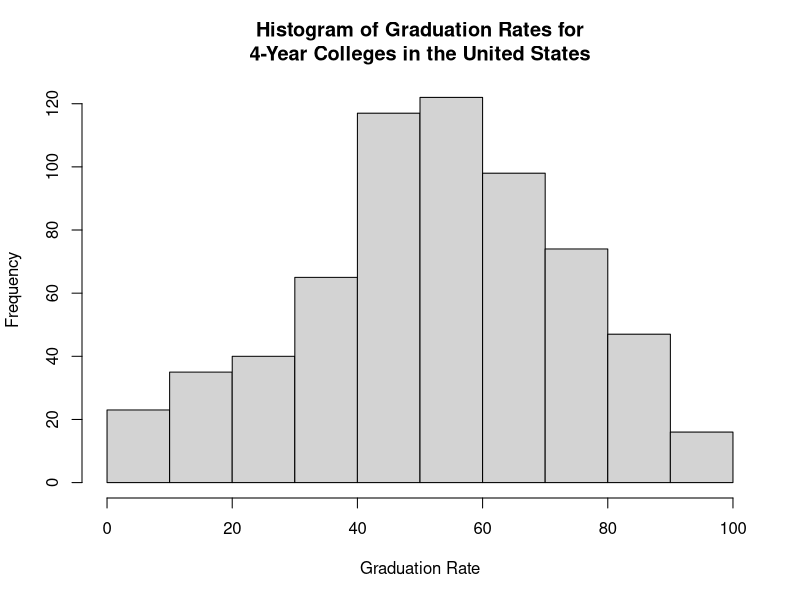
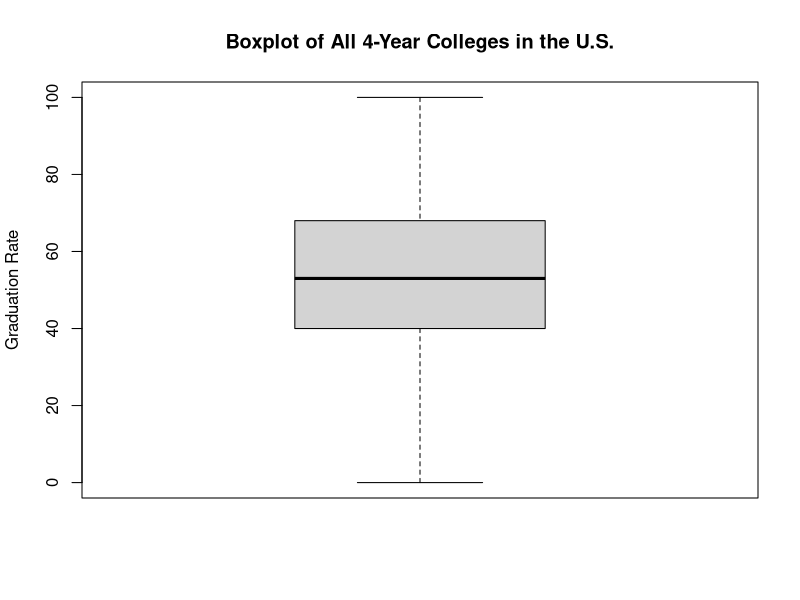
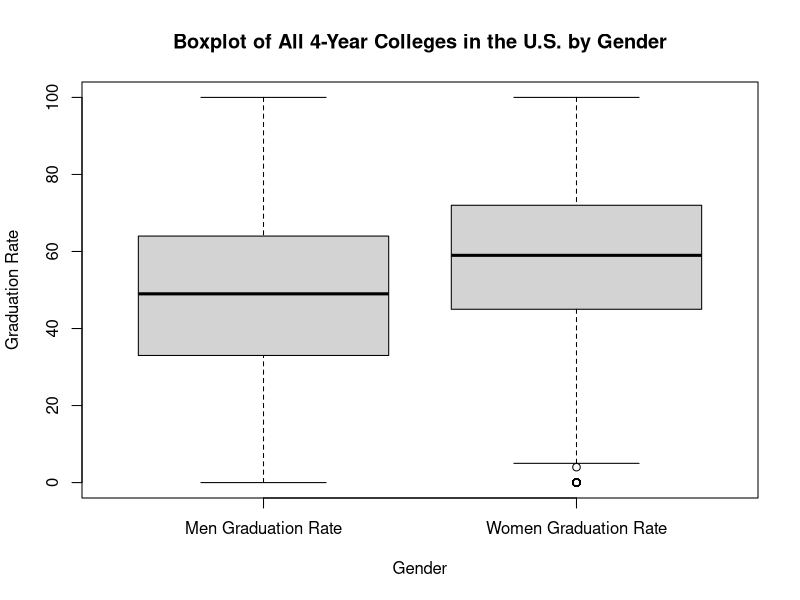
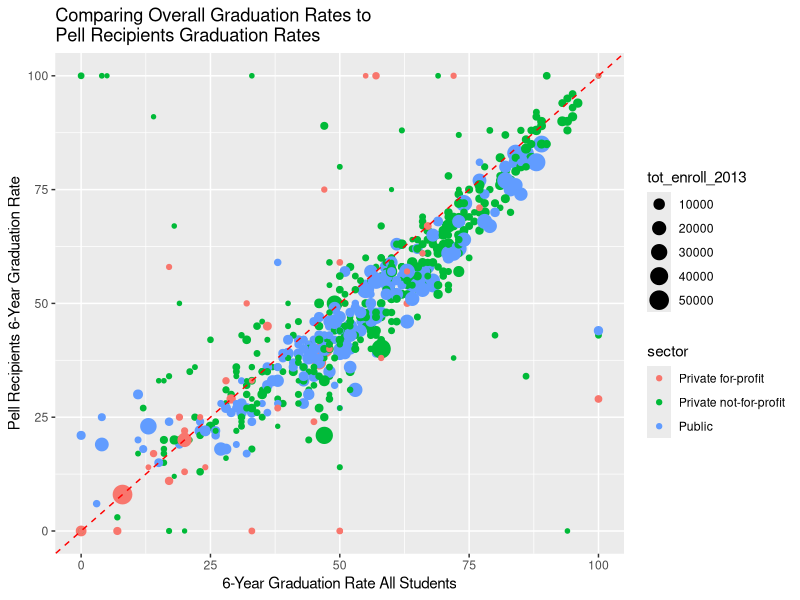
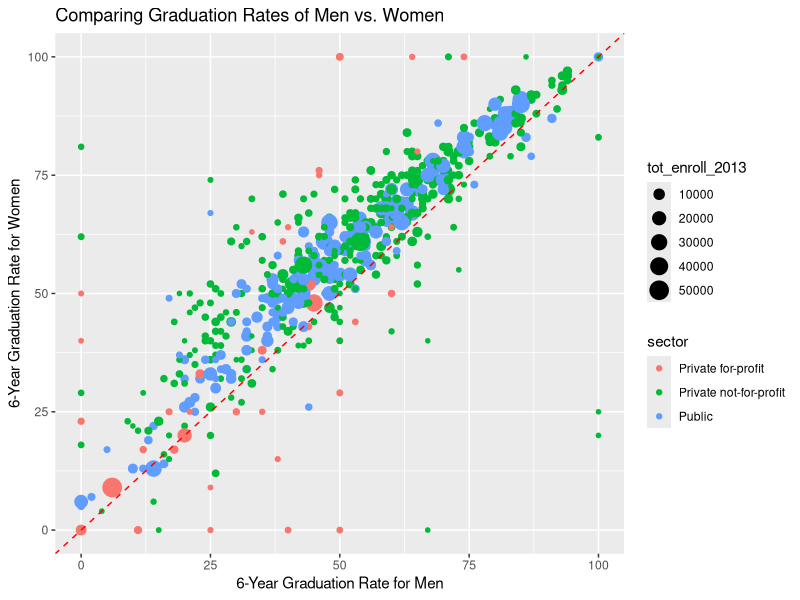
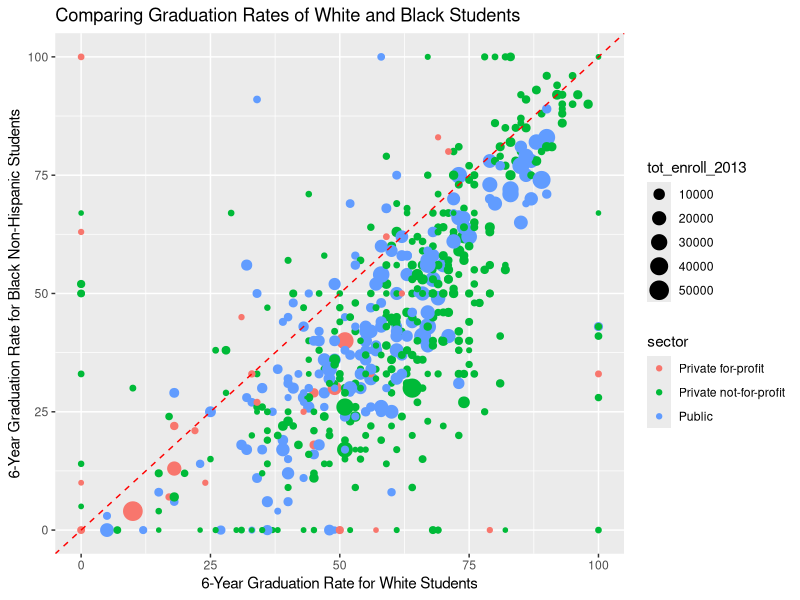
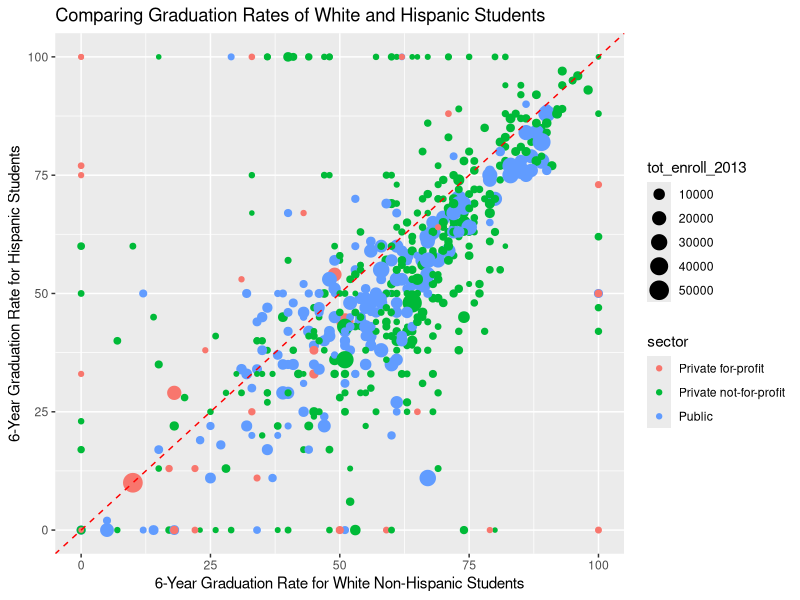

The R source for these figures, in order:
## ---- chunk 1

library(tidyverse)
library(ggplot2)
library(plyr)


df <- read.csv("../data/enrollement_completer.csv")
df1 <- read.csv("../data/grad_completion_ratesData_11-16-2022---690.csv")

# clean up column names
colnames(df1) <- gsub("\\.\\.", "_", tolower(gsub("Graduation.rate...Bachelor.degree.within.6.years..", "gradrate_ba_6yrs", gsub("..DRVGR2020_RV.", "", colnames(df1)))))
colnames(df) <- gsub("..EF2013A..All.students..Undergraduate.total.", "undegrad_enrollment_count_2013", tolower(colnames(df)))

# combine graduation rates with the base dataframe
df <- merge(df, df1, by = 'unitid', all.x = TRUE)
colnames(df) <- gsub("\\.$", "", colnames(df))
print(nrow(df))

# convert the sector into the actual names
df$sector <- mapvalues(df$sector, from = c(1, 2, 3), to = c("Public", "Private not-for-profit", "Private for-profit"))

write.csv(df, "../data/all_data_merged_df.csv", row.names = FALSE)

## ---- chunk 2
# graduation rates histogram
hist(df[['gradrate_ba_6yrstotal']],
     main="Histogram of Graduation Rates for\n4-Year Colleges in the United States",
     xlab="Graduation Rate")


boxplot(df[['gradrate_ba_6yrstotal']],
        main="Boxplot of All 4-Year Colleges in the U.S.",
        ylab="Graduation Rate")
## ---- chunk 3

boxplot(df[['gradrate_ba_6yrsmen']],
        df[['gradrate_ba_6yrswomen']],
        names=c("Men Graduation Rate", "Women Graduation Rate"),
        main="Boxplot of All 4-Year Colleges in the U.S. by Gender",
        xlab='Gender',
        ylab="Graduation Rate")
# abline(b=mean(df[['gradrate_ba_6yrstotal']]), col='red')


## ---- chunk 4
# any points above the red dotted lines are schools where Pell-Grant recipients are graduating at *higher* rates than the general student body
# we added the dimension of school size to the mix and as you can see, majority of the schools where Pell-Grant recipients are graduating at much higher rates than the general student body are smaller sized schools
ggplot(df, aes(x=gradrate_ba_6yrstotal, y=pell.grant.recipients_.overall.graduation.rate.within.150.percent.of.normal.time, color = sector)) + 
  geom_point(aes(size=tot_enroll_2013)) + geom_abline(intercept=0, slope=1, linetype='dashed', color='red') + labs(y='Pell Recipients 6-Year Graduation Rate', x='6-Year Graduation Rate All Students') + ggtitle("Comparing Overall Graduation Rates to\nPell Recipients Graduation Rates")

## ---- chunk 5
# any points above the red dotted lines are schools where women graduate at higher rates than men
ggplot(df, aes(y=gradrate_ba_6yrswomen, x=gradrate_ba_6yrsmen, color = sector)) + 
  geom_point(aes(size=tot_enroll_2013)) + geom_abline(intercept=0, slope=1, linetype='dashed', color='red') + labs(x='6-Year Graduation Rate for Men', y='6-Year Graduation Rate for Women') + ggtitle("Comparing Graduation Rates of Men vs. Women")

## ---- chunk 6
# any points above the red dotted lines are schools where black students graduate at higher rates than white students
ggplot(df, aes(y=gradrate_ba_6yrsblack_non.hispanic, x=gradrate_ba_6yrswhite_non.hispanic, color = sector)) + 
  geom_point(aes(size=tot_enroll_2013)) + geom_abline(intercept=0, slope=1, linetype='dashed', color='red') + labs(x='6-Year Graduation Rate for White Students', y='6-Year Graduation Rate for Black Non-Hispanic Students') + ggtitle("Comparing Graduation Rates of White and Black Students")

## ---- chunk 7
# any points above the red dotted lines are schools where hispanic students graduate at higher rates than white students
ggplot(df, aes(y=gradrate_ba_6yrshispanic, x=gradrate_ba_6yrswhite_non.hispanic, color = sector)) + 
  geom_point(aes(size=tot_enroll_2013)) + geom_abline(intercept=0, slope=1, linetype='dashed', color='red') + labs(x='6-Year Graduation Rate for White Non-Hispanic Students', y='6-Year Graduation Rate for Hispanic Students') + ggtitle("Comparing Graduation Rates of White and Hispanic Students")

## ---- chunk 8
# do some data cleaning to try to scope out outliers - these are the cases in which 6-year grad rates are 100% (might want to remove these)
id_cols <- c("unitid", "institution.name.x", "institution_entity_name_hd2020", "state.abbreviation_hd2020", "city.location.of.institution_hd2020",
             "zip.code_hd2020", "institutional.category_hd2020")
full_grad_rate <- df %>% subset(gradrate_ba_6yrstotal == 100) %>% dplyr::select(append(id_cols, colnames(df)[grep("grad(uation.)?rate", colnames(df))]))
